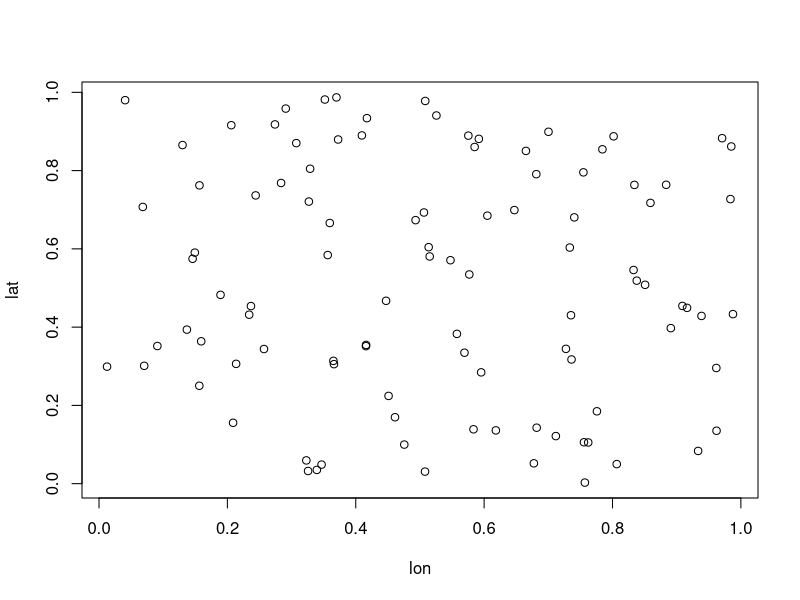
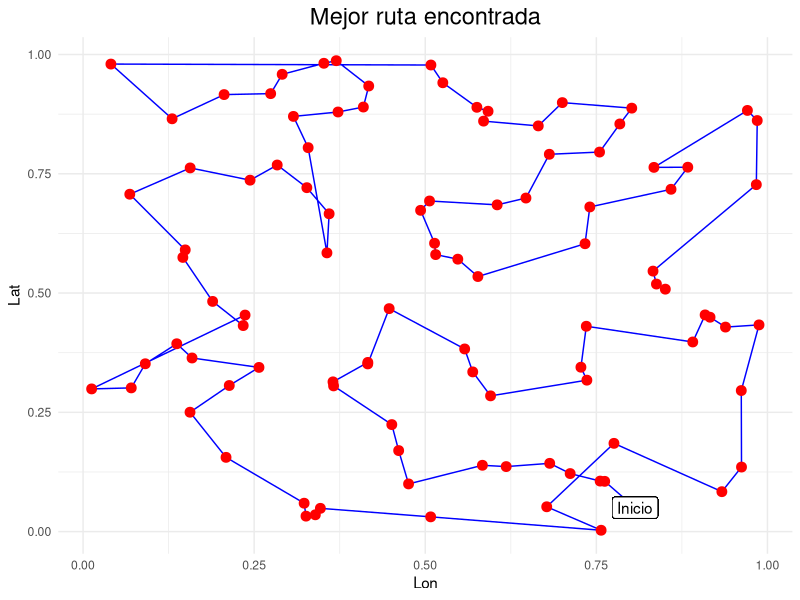

These figures' R source, in order:
library(ggplot2)


tou_inicio <- function(n_ciudades){
  M <- matrix(runif(n_ciudades^2),
              ncol = n_ciudades,nrow = n_ciudades)
  M <- matrix(0.5,
              ncol = n_ciudades,nrow = n_ciudades)
  return(M)
}

prob_ij <- function(feromona, distancia, alpha, beta){
  prob <- feromona^alpha * (1/distancia)^beta
  prob[prob==Inf] <- 1e-40
  prob <- prob/sum(prob)
  return(prob)
}

objfun <- function(ruta, d) {
  n_ciudades <- length(ruta)
  fitness <- sum(d[cbind(ruta[-n_ciudades], ruta[-1])])
  fitness <- fitness + d[ruta[n_ciudades], ruta[1]]
  return(fitness)
}

ACO <- function(n_ants, alpha, beta, Q, evaporation_rate,
                d, max_iteraciones){
  n_ciudades <- dim(d)[1]
  tau <- tou_inicio(n_ciudades)
  best_rutas <- matrix(nrow = max_iteraciones, 
                      ncol = n_ciudades)
  for (nit in 1:max_iteraciones) {
    rutas <- matrix(nrow = n_ants, ncol = n_ciudades)
    for(n_ant in 1:n_ants){
      ruta <- c(1)
      for(i in 2:n_ciudades){
        pij <- prob_ij(feromona = tau[ruta[i-1],],
                       distancia = d[ruta[i-1],],
                       alpha = alpha, beta = beta)
        pij[ruta[1:(i-1)]] <- 0
        ruta[i] <- sample(1:n_ciudades, 1, replace = FALSE, prob = pij)
      }
      rutas[n_ant,] <- ruta
    }
    
    tau <- tau * (1 - evaporation_rate)
    
    for(n_ant in 1:n_ants){
      ruta <- rutas[n_ant,]
      for(i in 1:(length(ruta)-1)){
        Lk <- objfun(ruta = ruta,d = d)
        tau[ruta[i], ruta[i+1]] <- tau[ruta[i], ruta[i+1]] + Q / Lk
        tau[ruta[i+1], ruta[i]] <- tau[ruta[i], ruta[i+1]]  
      }
    }
    fitness <- apply(rutas, 1, function(r){objfun(ruta = r,d = d)})
    best_rutas[nit,] <- rutas[which.min(fitness),]
  }
  fitness <- apply(best_rutas, 1, function(r){objfun(ruta = r,d = d)})
  best_ruta <- best_rutas[which.min(fitness),]
  return(list(best = best_ruta, rutas = best_rutas,
              fitness = min(fitness)))
}


#Ejemplo
set.seed(1011)
cord <- data.frame(lon = runif(100),lat = runif(100))
d <- as.matrix(dist(cord))
plot(cord)

res <- ACO(n_ants = 30,alpha = 2, beta = 5, Q = 1,
           evaporation_rate = 0.2,d = d, max_iteraciones = 200)

df <- data.frame(
  x = cord$lon[res$best],
  y = cord$lat[res$best]
)


ggplot(data = df) +
  geom_path(aes(x = x, y = y), color = "blue") +
  geom_point(aes(x = x, y = y), color = "red", size = 3) +
  theme_minimal() + 
  geom_label(aes(x = df[1,1], y = df[1,2], label = "Inicio")) + 
  labs(title = "Mejor ruta encontrada",
       x = "Lon", y = "Lat") + 
  theme(plot.title=element_text(hjust=0.5,size=17)) 

res$fitness
#4.735515
#8.706461

rutas_hist <- res$rutas
df <- data.frame()
for(i in 1:dim(rutas_hist)[1]){
  df_aux <- data.frame(ciclo = rep(i,dim(rutas_hist)[2]),
             lon = cord$lon[rutas_hist[i,]],
             lat = cord$lat[rutas_hist[i,]])
  df <- rbind(df,df_aux)
}

df$ciclo <- factor(df$ciclo)
library(gganimate)
p <- ggplot(data = df) +
  geom_path(aes(x = lon, y = lat, group = ciclo),
            color = "blue") +  
  geom_point(aes(x = lon, y = lat), 
             color = "red", size = 3) +  
  theme_minimal() + 
  labs(title = "Mejor ruta encontrada",
       x = "Lon", y = "Lat") + 
  theme(plot.title = element_text(hjust = 0.5, size = 17)) + 
  transition_manual(ciclo) +  
  labs(title = "Diagrama de dispersión: {current_frame}") 

animate(p,fps = 100/20,renderer = magick_renderer(),
        height = 4, width = 6, units = "in",
        res = 100)
